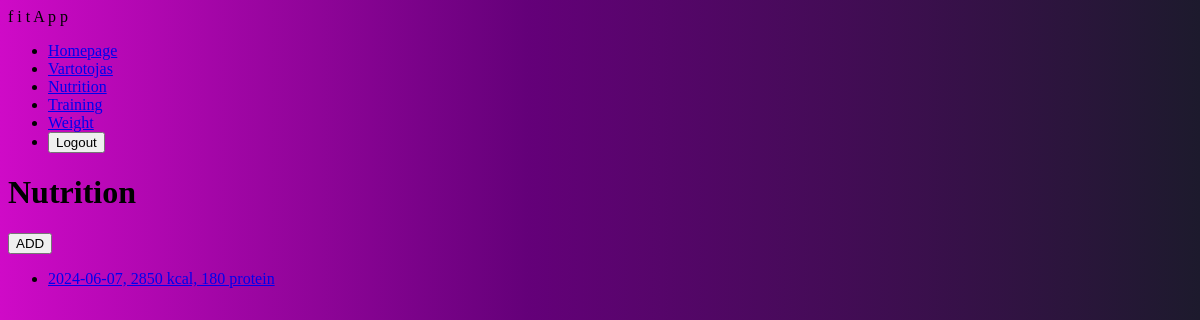
The app's page /fitness/nutrition/ (signed in), older data.
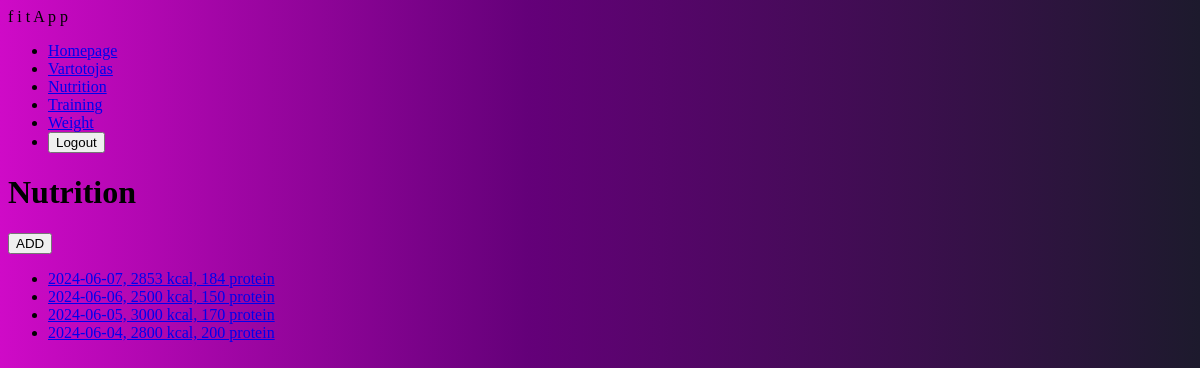
The same page, newer data.
### fitness/models.py (models this page shows, shortened)
class DayOfEating(models.Model):
    date = models.DateField('Date', default=date.today)
    kcal = models.IntegerField('Calories', blank=True, null=True)
    protein = models.IntegerField('Protein', blank=True, null=True)
    athlete = models.ForeignKey(User, on_delete=models.SET_NULL, null=True, blank=True)
    class Meta:
        verbose_name = 'Day of eating'
        verbose_name_plural = 'Days of eating'
    def __repr__(self):
        return f"{self.date}, {self.kcal} kcal, {self.protein} protein"

### fitness/views.py (the view)
# urls.py: path('nutrition/', views.DaysOfEatingListView.as_view(), name='nutrition'),
class DaysOfEatingListView(LoginRequiredMixin, ListView):
    model = DayOfEating
    template_name = 'days_of_eating.html'
    def get_queryset(self):
        return DayOfEating.objects.filter(athlete=self.request.user)

### templates/days_of_eating.html
{% extends "base.html" %}
{% block content %}
    <h1>Nutrition</h1>
     <a href="{% url 'nutrition-add' %}"><button>ADD</button></a>
    {% if dayofeating_list %}
    <ul>
        {% for day in dayofeating_list %}
            <li id="days">
            <a  href="{% url 'nutrition-details' day.pk %}">{{ day|stringformat:'r' }} </a>
            </li>
        {% endfor %}
    </ul>
    {% else %}
      <p>You have not recorded your nutrition yet.</p>
    {% endif %}
{% endblock %}

### templates/base.html (shortened to what this page needs)
<!DOCTYPE html>
<html>
<head>
  {% load static %}
  <link rel="stylesheet" href="{% static 'css/styles.css' %}">
</head>
<body>
 <nav class="navbar" >
  <div class="container-fluid">
    <a class="navbar-brand">f i t A p p</a>
    <ul class="navbar-nav mx-2">
      <li class="nav-item active"><a class="nav-link" href="{% url 'index' %}">Homepage</a></li>
      {% if user.is_authenticated %}
          <li class="nav-item">
              <a class="nav-link" href="{% url 'profile' %}">{{ user.get_username }}</a>
          </li>
          <li class="nav-item active"><a class="nav-link" href="{% url 'nutrition' %}">Nutrition</a></li>
          <li class="nav-item active"><a class="nav-link" href="{% url 'index' %}">Training</a></li>
          <li class="nav-item active"><a class="nav-link" href="{% url 'index' %}">Weight</a></li>
          <li class="nav-item">
            <form method="post" action="{% url 'logout' %}">
                <button type="submit" id="destroy">Logout</button>
            </form>
          </li>
      {% else %}
        <li class="nav-item"><a class="nav-link" href="{% url 'login'%}">Login</a></li>
        <li class="nav-item"><a class="nav-link" href="{% url 'register'%}">Sign up</a></li>
      {% endif %}
    </ul>
  </div>
 </nav>
 <div class="col-sm-10 ">
      {% block content %}
      {% endblock %}
 </div>
</body>
</html>

### fitness/static/css/styles.css (style rules this page uses)
body { background: linear-gradient(90deg, rgba(207,10,199,1) 0%, rgba(100,0,121,1) 44%, rgba(29,26,45,1) 100%); }

Row changes from the older to the newer data that the page shows:
changed DayOfEating: date+kcal+protein "2024-06-07, 2850 kcal, 180 protein" → "2024-06-07, 2853 kcal, 184 protein"
added DayOfEating: date+kcal+protein "2024-06-06, 2500 kcal, 150 protein"
added DayOfEating: date+kcal+protein "2024-06-05, 3000 kcal, 170 protein"
added DayOfEating: date+kcal+protein "2024-06-04, 2800 kcal, 200 protein"
